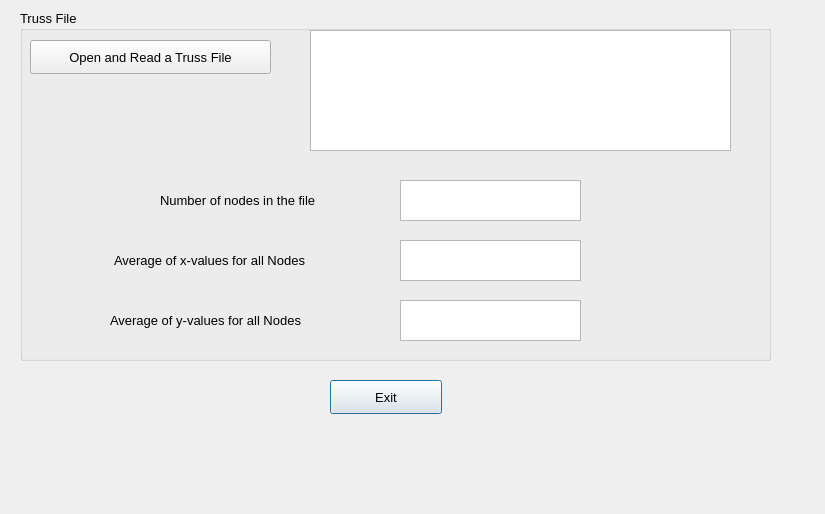
<?xml version="1.0" encoding="UTF-8"?>
<ui version="4.0">
 <class>Dialog</class>
 <widget class="QDialog" name="Dialog">
  <property name="geometry">
   <rect>
    <x>0</x>
    <y>0</y>
    <width>825</width>
    <height>514</height>
   </rect>
  </property>
  <property name="windowTitle">
   <string>Truss Structural Design</string>
  </property>
  <widget class="QPushButton" name="pushButton_Exit">
   <property name="geometry">
    <rect>
     <x>330</x>
     <y>380</y>
     <width>112</width>
     <height>34</height>
    </rect>
   </property>
   <property name="font">
    <font>
     <pointsize>10</pointsize>
    </font>
   </property>
   <property name="text">
    <string>Exit</string>
   </property>
  </widget>
  <widget class="QGroupBox" name="groupBox">
   <property name="geometry">
    <rect>
     <x>20</x>
     <y>10</y>
     <width>751</width>
     <height>351</height>
    </rect>
   </property>
   <property name="font">
    <font>
     <pointsize>10</pointsize>
    </font>
   </property>
   <property name="title">
    <string>Truss File</string>
   </property>
   <widget class="QPushButton" name="pushButton_GetWing">
    <property name="geometry">
     <rect>
      <x>10</x>
      <y>30</y>
      <width>241</width>
      <height>34</height>
     </rect>
    </property>
    <property name="font">
     <font>
      <pointsize>10</pointsize>
     </font>
    </property>
    <property name="text">
     <string>Open and Read a Truss File</string>
    </property>
   </widget>
   <widget class="QTextEdit" name="textEdit_filename">
    <property name="geometry">
     <rect>
      <x>290</x>
      <y>20</y>
      <width>421</width>
      <height>121</height>
     </rect>
    </property>
    <property name="font">
     <font>
      <pointsize>10</pointsize>
     </font>
    </property>
    <property name="readOnly">
     <bool>true</bool>
    </property>
   </widget>
   <widget class="QTextEdit" name="textEdit_xAverage">
    <property name="geometry">
     <rect>
      <x>380</x>
      <y>230</y>
      <width>181</width>
      <height>41</height>
     </rect>
    </property>
   </widget>
   <widget class="QTextEdit" name="textEdit_yAverage">
    <property name="geometry">
     <rect>
      <x>380</x>
      <y>290</y>
      <width>181</width>
      <height>41</height>
     </rect>
    </property>
   </widget>
   <widget class="QLabel" name="label">
    <property name="geometry">
     <rect>
      <x>94</x>
      <y>240</y>
      <width>301</width>
      <height>20</height>
     </rect>
    </property>
    <property name="text">
     <string>Average of x-values for all Nodes</string>
    </property>
   </widget>
   <widget class="QLabel" name="label_2">
    <property name="geometry">
     <rect>
      <x>90</x>
      <y>300</y>
      <width>301</width>
      <height>20</height>
     </rect>
    </property>
    <property name="text">
     <string>Average of y-values for all Nodes</string>
    </property>
   </widget>
   <widget class="QTextEdit" name="textEdit_nNodes">
    <property name="geometry">
     <rect>
      <x>380</x>
      <y>170</y>
      <width>181</width>
      <height>41</height>
     </rect>
    </property>
   </widget>
   <widget class="QLabel" name="label_3">
    <property name="geometry">
     <rect>
      <x>140</x>
      <y>180</y>
      <width>301</width>
      <height>20</height>
     </rect>
    </property>
    <property name="text">
     <string>Number of nodes in the file</string>
    </property>
   </widget>
  </widget>
 </widget>
 <resources/>
 <connections/>
</ui>
